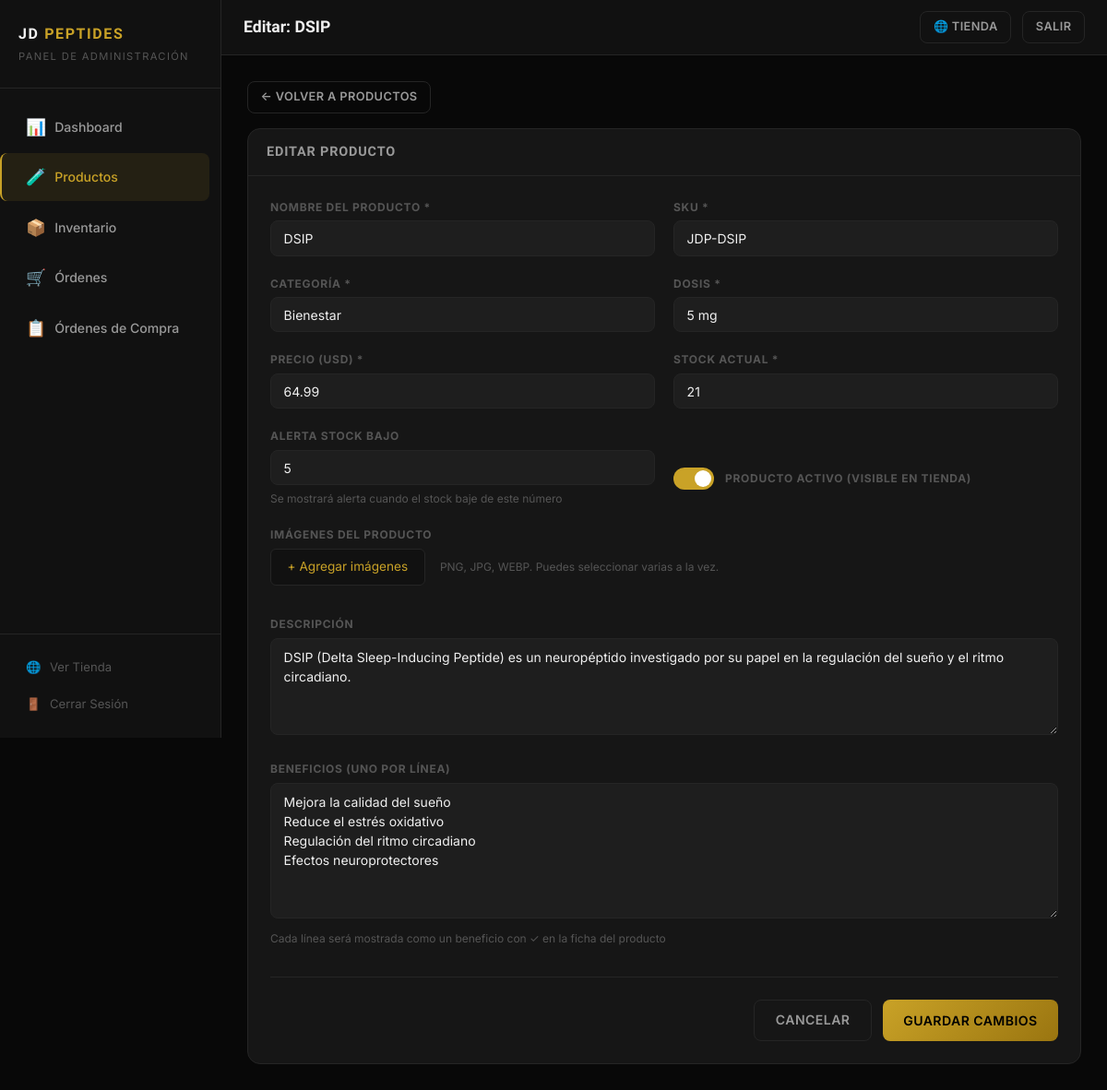
Before: /admin/productos/8/editar (signed in) with the older database file.
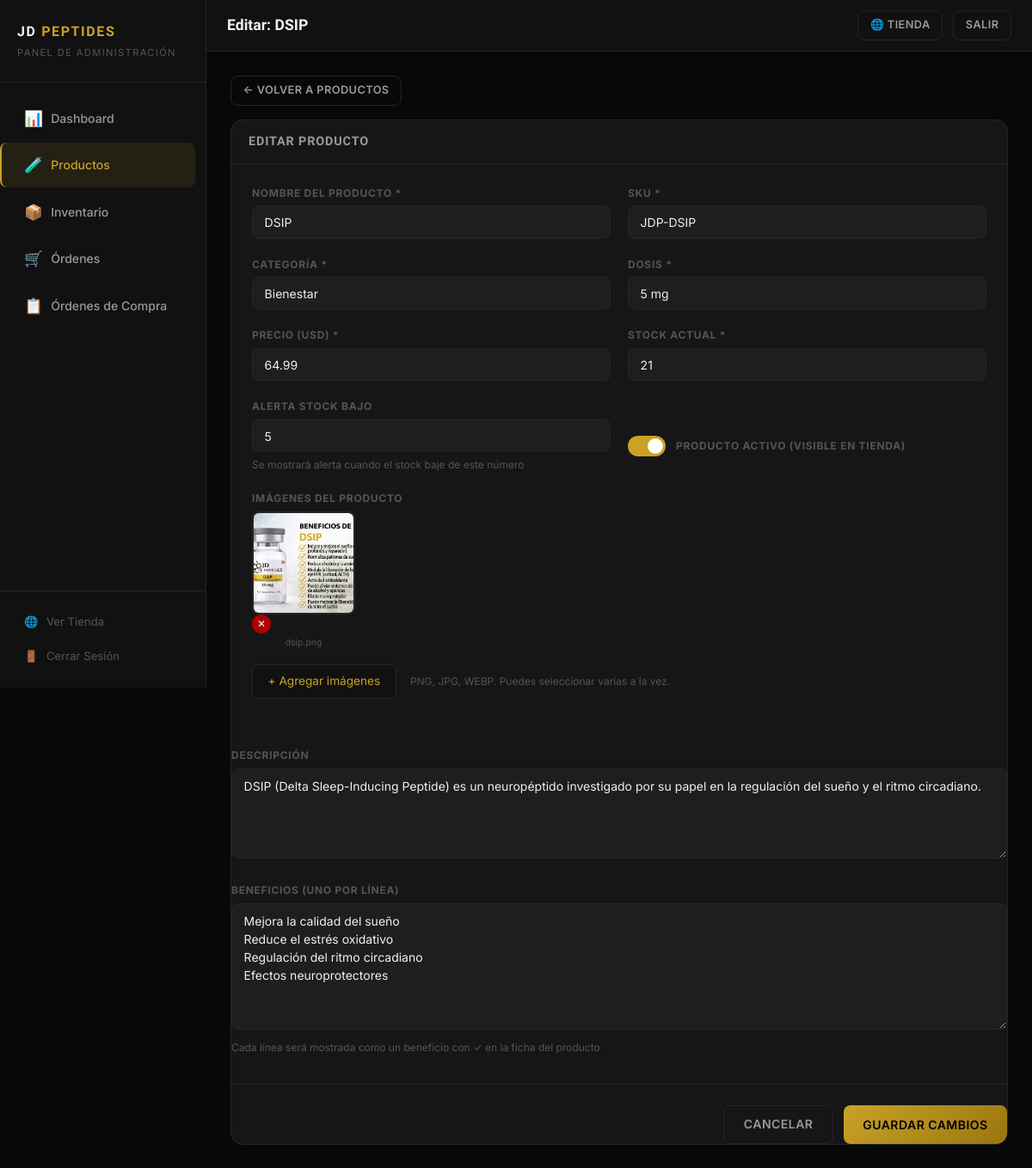
After: the same page with the newer database file.
### tables this page shows
CREATE TABLE product_images (id INTEGER PRIMARY KEY AUTOINCREMENT, product_id INTEGER NOT NULL, filename TEXT NOT NULL, sort_order INTEGER DEFAULT 0, created_at TEXT DEFAULT (datetime('now')), FOREIGN KEY (product_id) REFERENCES products(id));

### app.py (the view, shortened to what this page needs)
@app.route('/admin/productos/<int:pid>/editar', methods=['GET', 'POST'])
@admin_required
def admin_editar_producto(pid):
    product = query_db("SELECT * FROM products WHERE id=?", (pid,), one=True)
    if not product:
        flash('Producto no encontrado.', 'error')
        return redirect(url_for('admin_productos'))
    benefits_text = (product['benefits'] or '').replace('|', '\n')
    categories = [r['category'] for r in query_db("SELECT DISTINCT category FROM products ORDER BY category")]
    product_images = query_db("SELECT * FROM product_images WHERE product_id=? ORDER BY sort_order, id", (pid,))
    return render_template('admin/producto_form.html', product=product,
                           benefits_text=benefits_text, categories=categories,
                           action='editar', product_images=product_images)

### app.py (called while the page is built)
def get_db():
    db = getattr(g, '_database', None)
    if db is None:
        os.makedirs(os.path.dirname(DATABASE), exist_ok=True)
        db = g._database = sqlite3.connect(DATABASE)
        db.row_factory = sqlite3.Row
        db.execute("PRAGMA foreign_keys = ON")
    return db

@app.teardown_appcontext
def close_connection(exception):
    db = getattr(g, '_database', None)
    if db is not None:
        db.close()

def query_db(query, args=(), one=False):
    cur = get_db().execute(query, args)
    rv = cur.fetchall()
    cur.close()
    return (rv[0] if rv else None) if one else rv

def admin_required(f):
    @wraps(f)
    def decorated(*args, **kwargs):
        if not session.get('admin_logged_in'):
            return redirect(url_for('admin_login'))
        return f(*args, **kwargs)
    return decorated

### templates/admin/producto_form.html (shortened to what the changed rows need)
{% extends "admin/base.html" %}
{% block page_title %}{% if action == 'nuevo' %}Nuevo Producto{% else %}Editar: {{ product['name'] }}{% endif %}{% endblock %}
{% block content %}
<div class="admin-card">
  <form method="POST" enctype="multipart/form-data" style="padding:1.5rem">
    <div class="admin-form-group" style="margin-top:1.25rem">
      {% if product_images %}
      <div style="display:flex;flex-wrap:wrap;gap:0.75rem;margin-bottom:1rem">
        {% for img in product_images %}
        <div style="position:relative;display:inline-block">
          <img src="{{ url_for('static', filename='img/' + img['filename']) }}"
               style="width:120px;height:120px;object-fit:cover;border-radius:8px;border:2px solid var(--border)">
          <form method="POST" action="{{ url_for('admin_eliminar_imagen', img_id=img['id']) }}"
                onsubmit="return confirm('¿Eliminar esta imagen?')"
                style="position:absolute;top:4px;right:4px">
            <button type="submit"
                    style="background:rgba(200,0,0,0.85);color:#fff;border:none;border-radius:50%;width:22px;height:22px;font-size:12px;cursor:pointer;line-height:1;display:flex;align-items:center;justify-content:center">✕</button>
          </form>
          <div style="font-size:0.65rem;color:var(--text3);margin-top:0.2rem;text-align:center;max-width:120px;overflow:hidden;text-overflow:ellipsis;white-space:nowrap">{{ img['filename'] }}</div>
        </div>
        {% endfor %}
      </div>
      {% endif %}
    </div>
  </form>
</div>
{% endblock %}

Changed rows visible on the page:
added product_images: filename (picture), filename "dsip.png"
